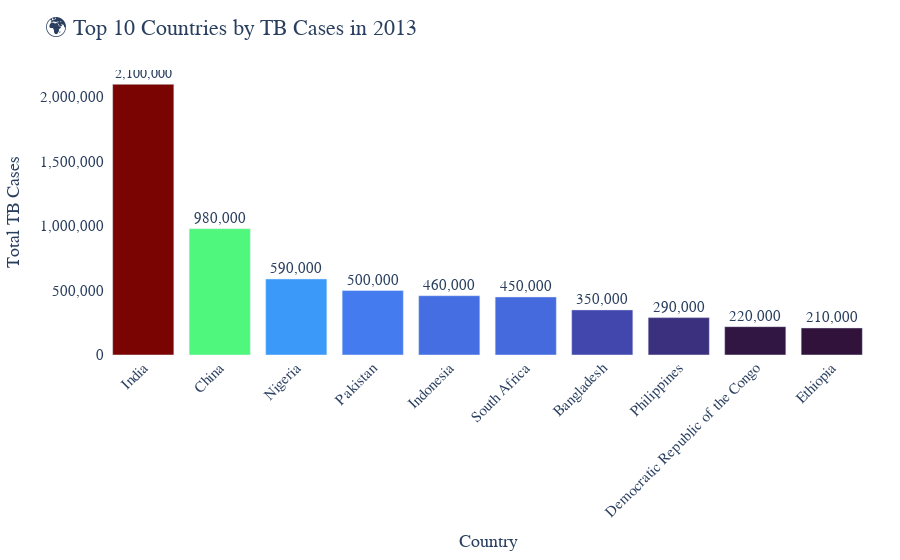

Notebook code cell kept with this figure:
### Code cell
# Filter and sort top 10
top_countries = filter_data(year_slider.value, region_selector.value)
top_countries = top_countries.sort_values('Total_Cases', ascending=False).head(10)

# Enhanced interactive bar chart with better colors
fig2 = px.bar(
    top_countries,
    x='Country',
    y='Total_Cases',
    color='Total_Cases',
    text='Total_Cases',
    color_continuous_scale='Turbo',
    title=f"🌍 Top 10 Countries by TB Cases in {year_slider.value}",
    labels={'Total_Cases': 'Total TB Cases'}
)

fig2.update_traces(
    texttemplate='%{text:,}',  # format numbers with commas
    textposition='outside',
    hovertemplate='<b>%{x}</b><br>Total Cases: %{y:,}<extra></extra>'
)

fig2.update_layout(
    title_font_size=22,
    xaxis_tickangle=-45,
    xaxis_title='Country',
    yaxis_title='Total TB Cases',
    yaxis_tickformat=',',
    coloraxis_showscale=False,
    plot_bgcolor='white',
    paper_bgcolor='white',
    font=dict(size=15, family='Arial'),
    margin=dict(l=50, r=30, t=70, b=80)
)

fig2.show()

### Figure 1 — Plotly figure (JSON) as saved in the notebook; plotly's stock layout.template omitted (floating-point values rounded to 4 significant figures)
{"data": [{"alignmentgroup": "True", "hovertemplate": "<b>%{x}</b><br>Total Cases: %{y:,}<extra></extra>", "legendgroup": "", "marker": {"color": [2100000, 980000, 590000, 500000, 460000, 450000, 350000, 290000, 220000, 210000], "coloraxis": "coloraxis", "pattern": {"shape": ""}}, "name": "", "offsetgroup": "", "orientation": "v", "showlegend": false, "text": [2100000, 980000, 590000, 500000, 460000, 450000, 350000, 290000, 220000, 210000], "textposition": "outside", "texttemplate": "%{text:,}", "type": "bar", "x": ["India", "China", "Nigeria", "Pakistan", "Indonesia", "South Africa", "Bangladesh", "Philippines", "Democratic Republic of the Congo", "Ethiopia"], "xaxis": "x", "y": [2100000, 980000, 590000, 500000, 460000, 450000, 350000, 290000, 220000, 210000], "yaxis": "y"}], "layout": {"autosize": true, "barmode": "relative", "coloraxis": {"colorbar": {"title": {"text": "Total TB Cases"}}, "colorscale": [[0, "#30123b"], [0.07143, "#4145ab"], [0.1429, "#4675ed"], [0.2143, "#39a2fc"], [0.2857, "#1bcfd4"], [0.3571, "#24eca6"], [0.4286, "#61fc6c"], [0.5, "#a4fc3b"], [0.5714, "#d1e834"], [0.6429, "#f3c63a"], [0.7143, "#fe9b2d"], [0.7857, "#f36315"], [0.8571, "#d93806"], [0.9286, "#b11901"], [1, "#7a0402"]], "showscale": false}, "font": {"family": "Arial", "size": 15}, "legend": {"tracegroupgap": 0}, "margin": {"b": 80, "l": 50, "r": 30, "t": 70}, "paper_bgcolor": "white", "plot_bgcolor": "white", "title": {"font": {"size": 22}, "text": "🌍 Top 10 Countries by TB Cases in 2013"}, "xaxis": {"anchor": "y", "autorange": true, "domain": [0, 1], "range": [-0.5, 9.5], "tickangle": -45, "title": {"text": "Country"}, "type": "category"}, "yaxis": {"anchor": "x", "autorange": true, "domain": [0, 1], "range": [0, 2211000.0], "tickformat": ",", "title": {"text": "Total TB Cases"}, "type": "linear"}}}
